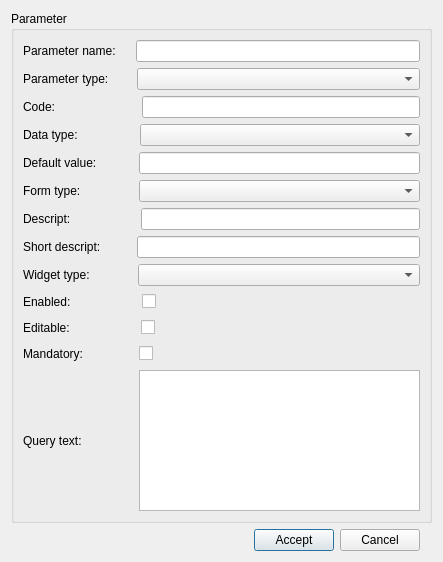
<?xml version="1.0" encoding="UTF-8"?>
<ui version="4.0">
 <class>dlg_admin_visitparam</class>
 <widget class="QDialog" name="dlg_admin_visitparam">
  <property name="geometry">
   <rect>
    <x>0</x>
    <y>0</y>
    <width>443</width>
    <height>562</height>
   </rect>
  </property>
  <property name="windowTitle">
   <string>Manage visit parameter</string>
  </property>
  <layout class="QGridLayout" name="gridLayout">
   <item row="0" column="0" colspan="3">
    <widget class="QGroupBox" name="grb_params">
     <property name="title">
      <string>Parameter</string>
     </property>
     <layout class="QGridLayout" name="gridLayout_2">
      <item row="11" column="0">
       <layout class="QHBoxLayout" name="horizontalLayout_9">
        <item>
         <widget class="QLabel" name="lbl_enabled">
          <property name="text">
           <string>Enabled:</string>
          </property>
         </widget>
        </item>
        <item>
         <spacer name="horizontalSpacer_10">
          <property name="orientation">
           <enum>Qt::Horizontal</enum>
          </property>
          <property name="sizeType">
           <enum>QSizePolicy::Fixed</enum>
          </property>
          <property name="sizeHint" stdset="0">
           <size>
            <width>65</width>
            <height>20</height>
           </size>
          </property>
         </spacer>
        </item>
        <item>
         <widget class="QCheckBox" name="isenabled">
          <property name="sizePolicy">
           <sizepolicy hsizetype="Expanding" vsizetype="Fixed">
            <horstretch>0</horstretch>
            <verstretch>0</verstretch>
           </sizepolicy>
          </property>
          <property name="text">
           <string/>
          </property>
         </widget>
        </item>
       </layout>
      </item>
      <item row="13" column="0">
       <layout class="QHBoxLayout" name="horizontalLayout_11">
        <item>
         <widget class="QLabel" name="lbl_mandatory">
          <property name="text">
           <string>Mandatory:</string>
          </property>
         </widget>
        </item>
        <item>
         <spacer name="horizontalSpacer_12">
          <property name="orientation">
           <enum>Qt::Horizontal</enum>
          </property>
          <property name="sizeType">
           <enum>QSizePolicy::Fixed</enum>
          </property>
          <property name="sizeHint" stdset="0">
           <size>
            <width>50</width>
            <height>20</height>
           </size>
          </property>
         </spacer>
        </item>
        <item>
         <widget class="QCheckBox" name="ismandatory">
          <property name="sizePolicy">
           <sizepolicy hsizetype="Expanding" vsizetype="Fixed">
            <horstretch>0</horstretch>
            <verstretch>0</verstretch>
           </sizepolicy>
          </property>
          <property name="text">
           <string/>
          </property>
         </widget>
        </item>
       </layout>
      </item>
      <item row="0" column="0">
       <layout class="QHBoxLayout" name="horizontalLayout">
        <item>
         <widget class="QLabel" name="lbl_parameter_name">
          <property name="text">
           <string>Parameter name:</string>
          </property>
         </widget>
        </item>
        <item>
         <spacer name="horizontalSpacer_2">
          <property name="orientation">
           <enum>Qt::Horizontal</enum>
          </property>
          <property name="sizeType">
           <enum>QSizePolicy::Fixed</enum>
          </property>
          <property name="sizeHint" stdset="0">
           <size>
            <width>14</width>
            <height>20</height>
           </size>
          </property>
         </spacer>
        </item>
        <item>
         <widget class="QLineEdit" name="parameter_id"/>
        </item>
       </layout>
      </item>
      <item row="7" column="0">
       <layout class="QHBoxLayout" name="horizontalLayout_5">
        <item>
         <widget class="QLabel" name="lbl_descript">
          <property name="text">
           <string>Descript:</string>
          </property>
         </widget>
        </item>
        <item>
         <spacer name="horizontalSpacer_6">
          <property name="orientation">
           <enum>Qt::Horizontal</enum>
          </property>
          <property name="sizeType">
           <enum>QSizePolicy::Fixed</enum>
          </property>
          <property name="sizeHint" stdset="0">
           <size>
            <width>64</width>
            <height>20</height>
           </size>
          </property>
         </spacer>
        </item>
        <item>
         <widget class="QLineEdit" name="descript"/>
        </item>
       </layout>
      </item>
      <item row="4" column="0">
       <layout class="QHBoxLayout" name="horizontalLayout_4">
        <item>
         <widget class="QLabel" name="lbl_data_type">
          <property name="text">
           <string>Data type:</string>
          </property>
         </widget>
        </item>
        <item>
         <spacer name="horizontalSpacer_5">
          <property name="orientation">
           <enum>Qt::Horizontal</enum>
          </property>
          <property name="sizeType">
           <enum>QSizePolicy::Fixed</enum>
          </property>
          <property name="sizeHint" stdset="0">
           <size>
            <width>56</width>
            <height>20</height>
           </size>
          </property>
         </spacer>
        </item>
        <item>
         <widget class="QComboBox" name="data_type">
          <property name="sizePolicy">
           <sizepolicy hsizetype="Expanding" vsizetype="Fixed">
            <horstretch>0</horstretch>
            <verstretch>0</verstretch>
           </sizepolicy>
          </property>
         </widget>
        </item>
       </layout>
      </item>
      <item row="2" column="0">
       <layout class="QHBoxLayout" name="horizontalLayout_2">
        <item>
         <widget class="QLabel" name="lbl_code">
          <property name="text">
           <string>Code:</string>
          </property>
         </widget>
        </item>
        <item>
         <spacer name="horizontalSpacer_3">
          <property name="orientation">
           <enum>Qt::Horizontal</enum>
          </property>
          <property name="sizeType">
           <enum>QSizePolicy::Fixed</enum>
          </property>
          <property name="sizeHint" stdset="0">
           <size>
            <width>81</width>
            <height>20</height>
           </size>
          </property>
         </spacer>
        </item>
        <item>
         <widget class="QLineEdit" name="code"/>
        </item>
       </layout>
      </item>
      <item row="5" column="0">
       <layout class="QHBoxLayout" name="horizontalLayout_7">
        <item>
         <widget class="QLabel" name="lbl_default_value">
          <property name="text">
           <string>Default value:</string>
          </property>
         </widget>
        </item>
        <item>
         <spacer name="horizontalSpacer_8">
          <property name="orientation">
           <enum>Qt::Horizontal</enum>
          </property>
          <property name="sizeType">
           <enum>QSizePolicy::Fixed</enum>
          </property>
          <property name="sizeHint" stdset="0">
           <size>
            <width>36</width>
            <height>20</height>
           </size>
          </property>
         </spacer>
        </item>
        <item>
         <widget class="QLineEdit" name="vdefault"/>
        </item>
       </layout>
      </item>
      <item row="1" column="0">
       <layout class="QHBoxLayout" name="horizontalLayout_3">
        <item>
         <widget class="QLabel" name="lbl_parameter_type">
          <property name="text">
           <string>Parameter type:</string>
          </property>
         </widget>
        </item>
        <item>
         <spacer name="horizontalSpacer_4">
          <property name="orientation">
           <enum>Qt::Horizontal</enum>
          </property>
          <property name="sizeType">
           <enum>QSizePolicy::Fixed</enum>
          </property>
          <property name="sizeHint" stdset="0">
           <size>
            <width>22</width>
            <height>20</height>
           </size>
          </property>
         </spacer>
        </item>
        <item>
         <widget class="QComboBox" name="parameter_type">
          <property name="sizePolicy">
           <sizepolicy hsizetype="Expanding" vsizetype="Fixed">
            <horstretch>0</horstretch>
            <verstretch>0</verstretch>
           </sizepolicy>
          </property>
         </widget>
        </item>
       </layout>
      </item>
      <item row="8" column="0">
       <layout class="QHBoxLayout" name="horizontalLayout_8">
        <item>
         <widget class="QLabel" name="lbl_short_descript">
          <property name="text">
           <string>Short descript:</string>
          </property>
         </widget>
        </item>
        <item>
         <spacer name="horizontalSpacer_9">
          <property name="orientation">
           <enum>Qt::Horizontal</enum>
          </property>
          <property name="sizeType">
           <enum>QSizePolicy::Fixed</enum>
          </property>
          <property name="sizeHint" stdset="0">
           <size>
            <width>30</width>
            <height>20</height>
           </size>
          </property>
         </spacer>
        </item>
        <item>
         <widget class="QLineEdit" name="short_descript"/>
        </item>
       </layout>
      </item>
      <item row="6" column="0">
       <layout class="QHBoxLayout" name="horizontalLayout_6">
        <item>
         <widget class="QLabel" name="lbl_form_type">
          <property name="text">
           <string>Form type:</string>
          </property>
         </widget>
        </item>
        <item>
         <spacer name="horizontalSpacer_7">
          <property name="orientation">
           <enum>Qt::Horizontal</enum>
          </property>
          <property name="sizeType">
           <enum>QSizePolicy::Fixed</enum>
          </property>
          <property name="sizeHint" stdset="0">
           <size>
            <width>52</width>
            <height>20</height>
           </size>
          </property>
         </spacer>
        </item>
        <item>
         <widget class="QComboBox" name="form_type">
          <property name="sizePolicy">
           <sizepolicy hsizetype="Expanding" vsizetype="Fixed">
            <horstretch>0</horstretch>
            <verstretch>0</verstretch>
           </sizepolicy>
          </property>
         </widget>
        </item>
       </layout>
      </item>
      <item row="10" column="0">
       <layout class="QHBoxLayout" name="horizontalLayout_10">
        <item>
         <widget class="QLabel" name="lbl_widgettype">
          <property name="text">
           <string>Widget type:</string>
          </property>
         </widget>
        </item>
        <item>
         <spacer name="horizontalSpacer_11">
          <property name="orientation">
           <enum>Qt::Horizontal</enum>
          </property>
          <property name="sizeType">
           <enum>QSizePolicy::Fixed</enum>
          </property>
          <property name="sizeHint" stdset="0">
           <size>
            <width>42</width>
            <height>20</height>
           </size>
          </property>
         </spacer>
        </item>
        <item>
         <widget class="QComboBox" name="widgettype">
          <property name="sizePolicy">
           <sizepolicy hsizetype="Expanding" vsizetype="Fixed">
            <horstretch>0</horstretch>
            <verstretch>0</verstretch>
           </sizepolicy>
          </property>
         </widget>
        </item>
       </layout>
      </item>
      <item row="12" column="0">
       <layout class="QHBoxLayout" name="horizontalLayout_12">
        <item>
         <widget class="QLabel" name="lbl_editable">
          <property name="text">
           <string>Editable:</string>
          </property>
         </widget>
        </item>
        <item>
         <spacer name="horizontalSpacer_13">
          <property name="orientation">
           <enum>Qt::Horizontal</enum>
          </property>
          <property name="sizeType">
           <enum>QSizePolicy::Fixed</enum>
          </property>
          <property name="sizeHint" stdset="0">
           <size>
            <width>65</width>
            <height>20</height>
           </size>
          </property>
         </spacer>
        </item>
        <item>
         <widget class="QCheckBox" name="iseditable">
          <property name="sizePolicy">
           <sizepolicy hsizetype="Expanding" vsizetype="Fixed">
            <horstretch>0</horstretch>
            <verstretch>0</verstretch>
           </sizepolicy>
          </property>
          <property name="text">
           <string/>
          </property>
         </widget>
        </item>
       </layout>
      </item>
      <item row="14" column="0">
       <layout class="QHBoxLayout" name="horizontalLayout_13">
        <item>
         <widget class="QLabel" name="lbl_query_text">
          <property name="text">
           <string>Query text:</string>
          </property>
         </widget>
        </item>
        <item>
         <spacer name="horizontalSpacer_14">
          <property name="orientation">
           <enum>Qt::Horizontal</enum>
          </property>
          <property name="sizeType">
           <enum>QSizePolicy::Fixed</enum>
          </property>
          <property name="sizeHint" stdset="0">
           <size>
            <width>51</width>
            <height>20</height>
           </size>
          </property>
         </spacer>
        </item>
        <item>
         <widget class="QTextEdit" name="dv_querytext"/>
        </item>
       </layout>
      </item>
     </layout>
    </widget>
   </item>
   <item row="1" column="0">
    <layout class="QGridLayout" name="lyt_buttons">
     <item row="0" column="0">
      <spacer name="horizontalSpacer">
       <property name="orientation">
        <enum>Qt::Horizontal</enum>
       </property>
       <property name="sizeHint" stdset="0">
        <size>
         <width>40</width>
         <height>20</height>
        </size>
       </property>
      </spacer>
     </item>
     <item row="0" column="1">
      <widget class="QPushButton" name="btn_ok">
       <property name="text">
        <string>Accept</string>
       </property>
      </widget>
     </item>
     <item row="0" column="2">
      <widget class="QPushButton" name="btn_cancel">
       <property name="text">
        <string>Cancel</string>
       </property>
      </widget>
     </item>
    </layout>
   </item>
  </layout>
 </widget>
 <resources/>
 <connections/>
</ui>
